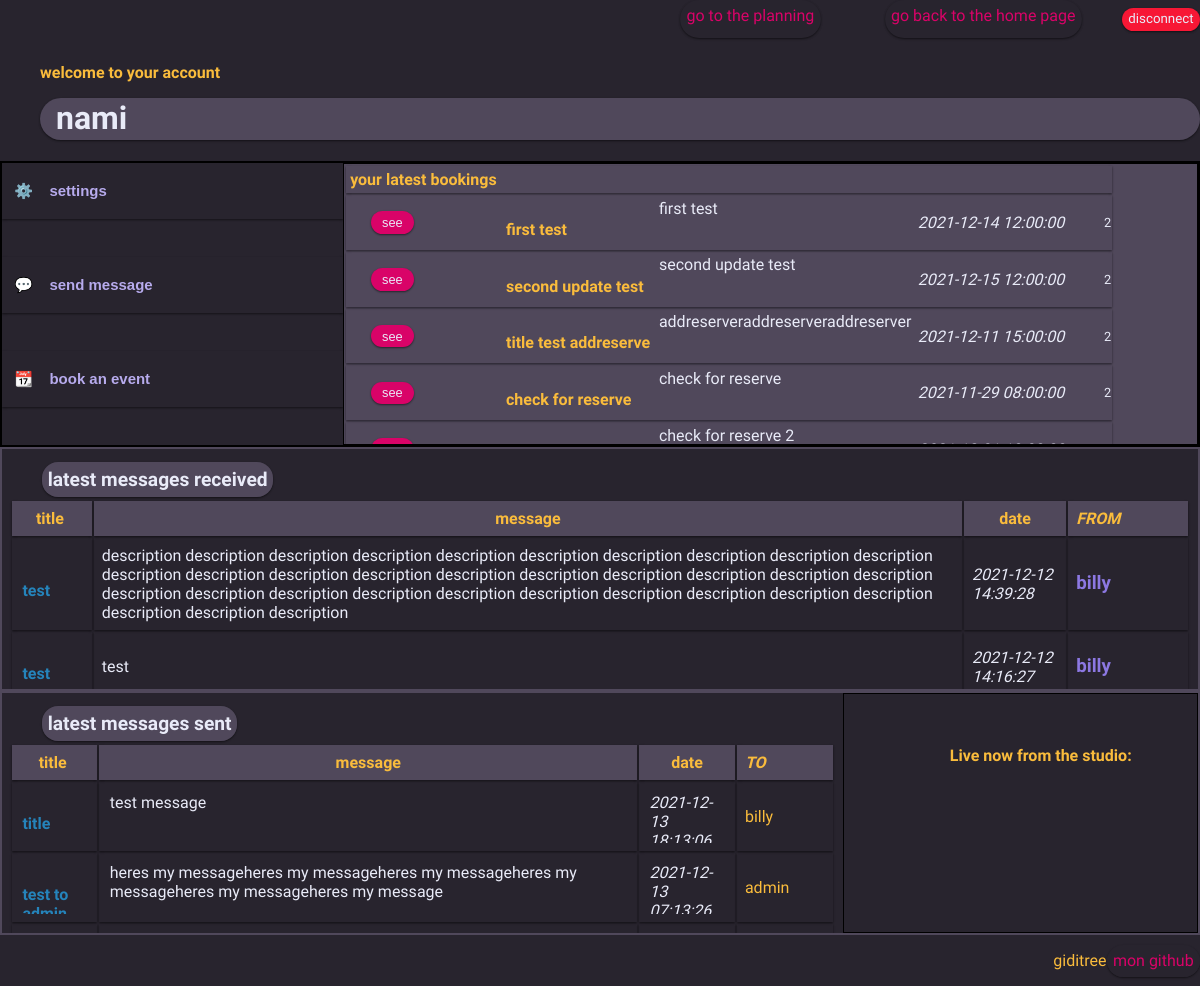
Page /profil.php (signed in) on the committed database.
### tables this page shows
CREATE TABLE IF NOT EXISTS `utilisateurs` (
  `id` int(11) NOT NULL AUTO_INCREMENT,
  `login` varchar(255) NOT NULL,
  `password` varchar(255) NOT NULL,
  PRIMARY KEY (`id`)
);

CREATE TABLE IF NOT EXISTS `reservations` (
  `id` int(11) NOT NULL AUTO_INCREMENT,
  `titre` varchar(255) NOT NULL,
  `description` text NOT NULL,
  `debut` datetime NOT NULL,
  `fin` datetime NOT NULL,
  `id_utilisateur` int(11) NOT NULL,
  PRIMARY KEY (`id`)
);

CREATE TABLE IF NOT EXISTS `sent` (
  `id` int(11) NOT NULL AUTO_INCREMENT,
  `text` varchar(500) NOT NULL,
  `user1` varchar(60) NOT NULL,
  `user2` varchar(60) NOT NULL,
  `date` datetime NOT NULL,
  `title` varchar(30) NOT NULL,
  PRIMARY KEY (`id`)
);

### profil.php (the view, shortened to what this page needs)
<?php
$servername = 'localhost';
$username = 'root';
$password = '';
$database = 'reservationsalles';
$conn = mysqli_connect($servername, $username, $password, $database);
?>
<!DOCTYPE html>
<html>
<head>
	<link rel="stylesheet" type="text/css" href="reservationsalles.css">
</head>
<body>
	<header>
			<a href="planning.php" target="_top"> go to the planning </a><br><br>
			<a href="index.php" target="_top">go back to the home page </a><br><br>
			<form action=""	method="post" >
				<input type="submit" name="disconnect" id="disconnect" value="disconnect">
			</form>
	</header>
<main id="profilmain">
<?php
	$loginpers=$_COOKIE['connected'];
	$questpers = "SELECT * FROM utilisateurs WHERE login = '$loginpers' ";
	$reqpers=mysqli_query($conn,$questpers);
	$respers=mysqli_fetch_row($reqpers);
if(isset($_COOKIE['connected']) and isset($_COOKIE['id'])){
	echo '&#160;&#160;&#160;<h2>welcome to your account</h2><h1>&#160;'.$respers[1].'</h1>';
} else {
	header('Location: index.php');
}
?>
	<div id="wrapper1">
		<div id="dateinfo2">
			<div id="dateinfo">
				<form action="" method="post">
					<button class="settingsbutton" name="settings"><h3>&#160;&#160;⚙️&#160;&#160;&#160;&#160;settings</h3></button>
				</form><br>
			</div>
			<div id="dateinfo">
				<form action="" method="post">
					<button class="settingsbutton" name="messagebutton"><h3>&#160;&#160;💬&#160;&#160;&#160;&#160;send message</h3></button>
				</form><br>
			</div>
						<div id="dateinfo">
			<form action="" method="post">
					<button class="settingsbutton" name="bookbutton"><h3>&#160;&#160;📆&#160;&#160;&#160;&#160;book an event</h3></button>
			</form><br>
			</div>
		</div>
		<div id="boxreserve">
			<table>
				<tr>
					<th> your latest bookings </th>
				</tr>
<?php
$id=$_COOKIE['id'];
$quest= "SELECT id, titre, description, debut, id_utilisateur FROM reservations WHERE id_utilisateur = '$id'";
$req=mysqli_query($conn,$quest);
$res=mysqli_fetch_all($req,MYSQLI_ASSOC);
if(!empty($res)){
	foreach($res as $k=>$v){
		echo '<tr>';
		foreach($v as $k2 => $v2){
			if($k2 === 'id'){
				echo '<td><form action="reservation.php" method="get"><button type="submit" class="edits1" name="idbookingsprofile" value="'.$v2.'">&#160; see &#160;</button></form></td>';
			}	elseif ($k2 === 'titre') {
				echo '<td><div class="scrolldiv"><h4>'.$v2.'</h4></div></td>';
			} elseif ($k2 === 'description') {
				echo '<td><div class="scrolldiv"><div class="whitetext">'.$v2.'</div></div></td>';
			} elseif ($k2 === 'debut') {
				echo '<td><div class="whitetext"><i>'.$v2.'&#160;&#160;&#160;&#160;&#160;&#160;&#160;&#160;&#160;</i></div></td>';
			} else {
				echo '<td><div class="messagespan">'.$v2.'</div></td>';
			}
		}
		echo '</tr>';
	}
}
?>
			</table>
		</div>
	</div>
	<div id="wrapper2">
		<div id="boxreserve2">
			<span class="subtitles">latest messages received</span>
			<table id="receivedtable">
			<tr>
				<th>&#160;&#160;&#160;&#160;title &#160;&#160;&#160;&#160;</th>
				<th>message</th>
				<th>date</th>
				<th><i>FROM &#160;&#160;&#160;&#160;&#160;&#160;&#160;&#160;&#160;&#160;&#160;&#160;&#160;&#160;</i></th>
			</tr>
<?php
$user2x=$_COOKIE['id'];
$quest= "SELECT id, title, text, date, user1 FROM sent WHERE user2 = '$user2x' ORDER BY date DESC";
$req=mysqli_query($conn,$quest);
$res=mysqli_fetch_all($req,MYSQLI_ASSOC);
if(!empty($res)){
	foreach($res as $k => $v){
		echo '<tr>';
		foreach($v as $k2 => $v2){
			if($k2 === 'user1'){
				$iduser1=$v2;
				$questnamer="SELECT login FROM utilisateurs WHERE id = '$iduser1'";
				$reqnamer=mysqli_query($conn,$questnamer);
				$resnamer=mysqli_fetch_row($reqnamer);
				echo '<td><h3>'. $resnamer[0].'</h3></td>';
			}	elseif( $k2 === 'id'){
			}	elseif ($k2 === 'title') {
				echo '<td><div class="scrolldiv"><h4>'.$v2.'</h4></div></td>';
			} elseif($k2 === 'text') {
				echo '<td><div class="whitetext">'.$v2.'</div></td>';
			} else {
				echo '<td><div class="whitetext"><i>'.$v2.'</i></div></td>';
			}
		}
		echo '</tr>';
	}
} else {
	echo '<tr><th>There are no messages here</th><tr>';
}
?>
			</table>
		</div>
	</div>
	<div id="wrapper2">
		<div id="boxreserve2">
			<span class="subtitles">latest messages sent</span>
			<table id="receivedtable">
			<tr>
				<th>&#160;&#160;&#160;&#160;title &#160;&#160;&#160;&#160;</th>
				<th>message</th>
				<th>date</th>
				<th><i>TO &#160;&#160;&#160;&#160;&#160;&#160;&#160;&#160;&#160;&#160;&#160;&#160;&#160;&#160;</i></th>
			</tr>
<?php
$user2x=$_COOKIE['id'];
$quest= "SELECT id, title, text, date, user2 FROM sent WHERE user1 = '$user2x' ORDER BY date DESC";
$req=mysqli_query($conn,$quest);
$res=mysqli_fetch_all($req,MYSQLI_ASSOC);
if(!empty($res)){
	foreach($res as $k => $v){
		echo '<tr>';
		foreach($v as $k2 => $v2){
			if($k2 === 'user2'){
				$iduser2=$v2;
				$questnames="SELECT login FROM utilisateurs WHERE id = '$iduser2'";
				$reqnames=mysqli_query($conn,$questnames);
				$resnames=mysqli_fetch_row($reqnames);
				echo '<td>'. $resnames[0].'</td>';
			}	elseif( $k2 === 'id'){
			}	elseif ($k2 === 'title') {
				echo '<td><div class="scrolldiv"><h4>'.$v2.'</h4></div></td>';
			} elseif($k2 === 'text') {
				echo '<td><div class="scrolldiv"><div class="whitetext">'.$v2.'</div></div></td>';
			} elseif($k2 === 'date') {
				echo '<td><div class="scrolldiv"><div class="whitetext"><i>'.$v2.'</i></div></div></td>';
			} elseif($k2 === 'user2') {
				echo '<td><div class="scrolldiv"><h3>'.$v2.'</h3></div></td>';
			}
		}
		echo '</tr>';
	}
} else {
	echo '<tr><th>You haven\'t sent any message yet </th><tr>';
}
?>
			</table>
		</div>
		<div style=" background-color: var(--bittered); border:solid 1px black; padding:0.5em;" id="dateinfo">
			<br><br><h2>Live now from the studio:</h2>
		</div>
	</div>
</main>
	<footer>
			<p>giditree<p>
			<a href="https://github.com/Giacomo-DeGrandi">mon github</a>
	</footer>
</body>
</html>

### reservationsalles.css (style rules this page uses)
:root { --generalfont: 'Source Sans Pro', sans-serif; --white: #E9EBF8; --black: black; --fontcolw: #FEFFFE; --bkg: #28242E; --bkgborder: #50485B; --bittered: #28242E; --yellored: #FABC3C; --slateblu: #8C78E2; --middleblu: #B7ABED; --colblu: #2584BB; --greeny: #00CC66; --rose: #D90368; --fuxia: #FC3692; --orange: #F75C03; --red: #F71735; --cardshad: rgba(0, 0, 0, 0.1) 0px 1px 3px 0px, rgba(0, 0, 0, 0.46) 0px 1px 2px 0px; --othershad: rgba(0, 0, 0, 0.36) 0px 1px 4px; --cardtitle: rgba(0, 0, 0, 0.06) 0px 2px 4px 0px inset; --titleshad: rgba(99, 99, 99, 0.2) 0px 2px 8px 0px; }
body { margin: 0px; font-family: var(--generalfont); background-color: var(--bittered); color: var(--yellored); }
header { display: flex; background-color: var(--bkg); justify-content: flex-end; max-height: 5vh; }
header a { margin-left: 2vh; color: var(--rose); margin-left: 8vh; }
a { background-color: var(--bittered); text-decoration: none; border-radius: 4vh; padding: 0.8vh; color: var(--rose); box-shadow: var(--cardshad); text-align: center; }
input { text-decoration: none; background-color: var(--white); padding: 0.8vh; color: var(--rose); border: none; cursor: pointer; font-family: var(--generalfont); box-shadow: var(--cardshad); line-height: 0.8em; }
input[type="submit"] { border-radius: 3vh; }
h1 { color: var(--white); text-shadow: var(--titleshad); margin-left: 4vh; line-height: 0.8em; }
h2 { font-size: 1em; line-height: 0.4em; }
footer { display: flex; justify-content: flex-end; align-items: flex-end; }
#disconnect { margin-left: 5vh; margin-top: 1vh; background-color: var(--red); color: var(--white); }
#profilmain h1 { font-size: 2em; margin-left: 5vh; padding: 1vh; border-radius: 3vh; box-shadow: var(--cardshad); width: auto; background-color: var(--bkgborder); }
#profilmain h2 { margin-left: 5vh; }
#wrapper1 { display: flex; border: solid 2px var(--black); }
#dateinfo { flex: 2; display: flex; flex-direction: column; align-items: center; }
#dateinfo2 { flex: 2; display: flex; flex-direction: column; }
.messagespan { font-size: 0.8em; color: var(--white); }
#boxreserve2 { background-color: var(--bittered); text-align: justify-all; flex: 5; overflow: scroll; height: 30vh; -ms-overflow-style: none; scrollbar-width: none; }
#boxreserve2 table { padding: 1vh; flex: 5; }
#boxreserve2 th { background-color: var(--bkgborder); box-shadow: var(--cardshad); padding: 1vh; white-space: nowrap; }
#boxreserve2 td { box-shadow: var(--cardshad); padding: 1vh; }
#boxreserve { background-color: var(--bkgborder); border: solid 1px black; flex: 5; overflow: scroll; height: 35vh; -ms-overflow-style: none; scrollbar-width: none; }
#boxreserve tr { box-shadow: var(--cardshad); }
#boxreserve th { margin-left: 4vh; border-radius: 1vh; text-align: center; padding: 0.5vh; white-space: nowrap; }
.scrolldiv { padding: 0.3vh; height: 6vh; overflow: scroll; -ms-overflow-style: none; scrollbar-width: none; }
#wrapper2 { border: solid 2px var(--bkgborder); display: flex; }
.edits1 { text-align: center; padding:0.3em ; font-size: 0.8em; border: none; color: var(--white); background-color: var(--rose); border-radius: 3vh; margin-left: 3vh; box-shadow: var(--cardshad); }
.settingsbutton { width: 100%; text-align: justify; padding:0.3em ; font-size:0.8em; border: none; color: var(--middleblu); background-color: var(--bittered); box-shadow: var(--cardshad); cursor: pointer; }
#dateinfo form { width: 100%; }
#receivedtable h3 { color: var(--slateblu); line-height: 0.5em; }
#receivedtable h4 { color: var(--colblu); }
.subtitles { margin-left: 5vh; padding: 0.3em; font-size: 1.2em; border-radius: 2vh; box-shadow: var(--cardshad); font-weight: 700; color: var(--white); background-color: var(--bkgborder); }
.whitetext { color: var(--white); }

### rows in the picture
utilisateurs: login "nami"
reservations: $v2 343794 (drawn), titre "first test", description "first test", debut "2021-12-14 12:00:00", id_utilisateur "2"
reservations: $v2 343795 (drawn), titre "second update test", description "second update test", debut "2021-12-15 12:00:00", id_utilisateur "2"
reservations: $v2 343796 (drawn), titre "title test addreserve", description "addreserveraddreserveraddreserver", debut "2021-12-11 15:00:00", id_utilisateur "2"
reservations: $v2 343799 (drawn), titre "check for reserve", description "check for reserve", debut "2021-11-29 08:00:00", id_utilisateur "2"
reservations: $v2 343800 (drawn), description "check for reserve 2"
sent: title "test", text "description description description description description description description description description description description description description description description description description description description description description description description description description description description description description description description description description", date "2021-12-12 14:39:28"
utilisateurs: login "billy"
sent: title "test", text "test", date "2021-12-12 14:16:27"
sent: title "title", text "test message", date "2021-12-13…"
sent: title "test to…", text "heres my messageheres my messageheres my messageheres my messageheres my messageheres my message", date "2021-12-13…"
utilisateurs: login "admin"
